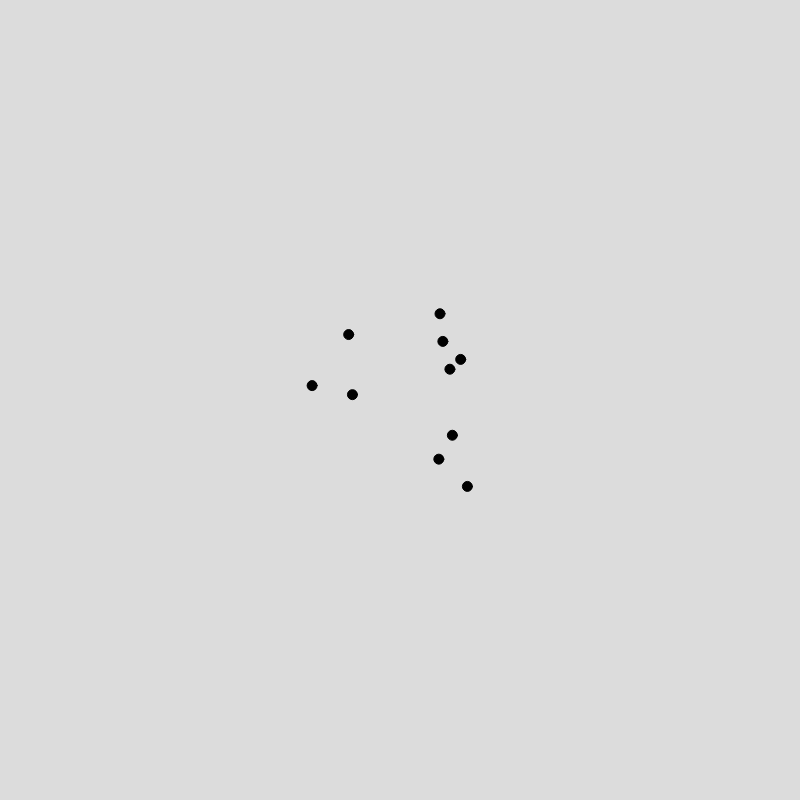
Frame 1 (no input)
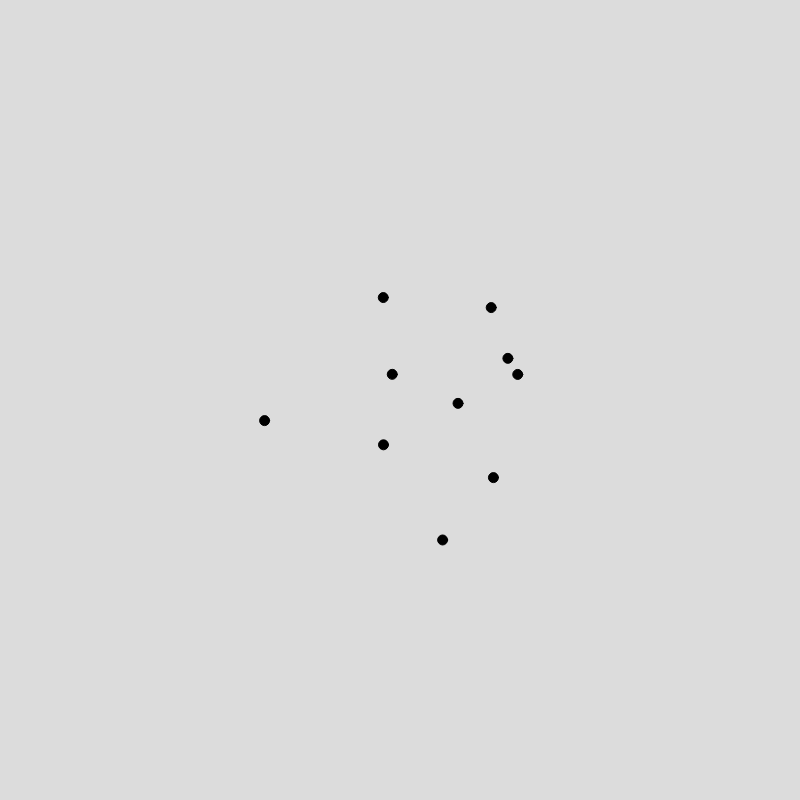
Frame 60 (no input)
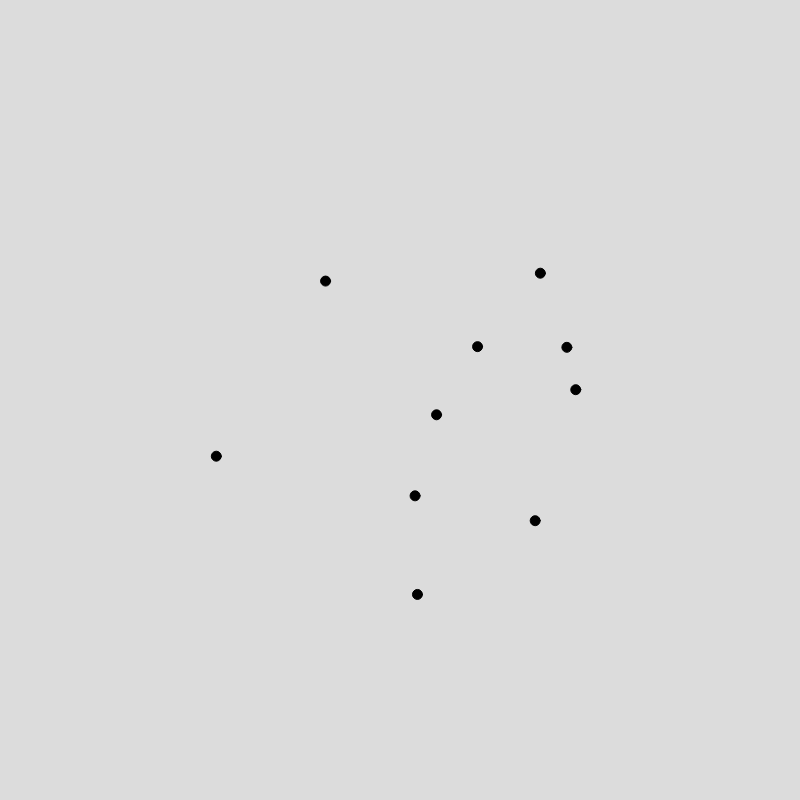
Frame 120 (the mouse pressed at the canvas centre since frame 60)

The p5.js sketch that drew these frames (run headless with seeded random() and noise() and a simulated clock; from frame 60 on, the mouse is pressed at the canvas centre):

// p5.js sketch
// ── sketch.js
let xsize = 800;
let ysize = 800;
let pos = [];
let vel = [];
let n = 10;
let dt = 1.0;

function setup() {
  let n = 10;
  for (let i = 0; i < n; i++) {
    pos[i] = createVector(xsize / 2 + random(-100, 100),
     ysize / 2 + random(-100, 100));
    vel[i] = p5.Vector.random2D();
  }
  createCanvas(xsize, ysize);
}

function draw() {
  background(220);
  fill(0, 0, 0);
  for (let i = 0; i < n; i++) {
    ellipse(pos[i].x, pos[i].y, 10, 10);

    // update state
    pos[i] = pos[i].add(vel[i].mult(dt));
    if (pos[i].x < 0.0 || pos[i].x > xsize) {
      vel[i].x = -1 * vel[i].x;
    }
    if (pos[i].y < 0.0 || pos[i].y > ysize) {
      vel[i].y = -1 * vel[i].y;
    }

  }
  
}
